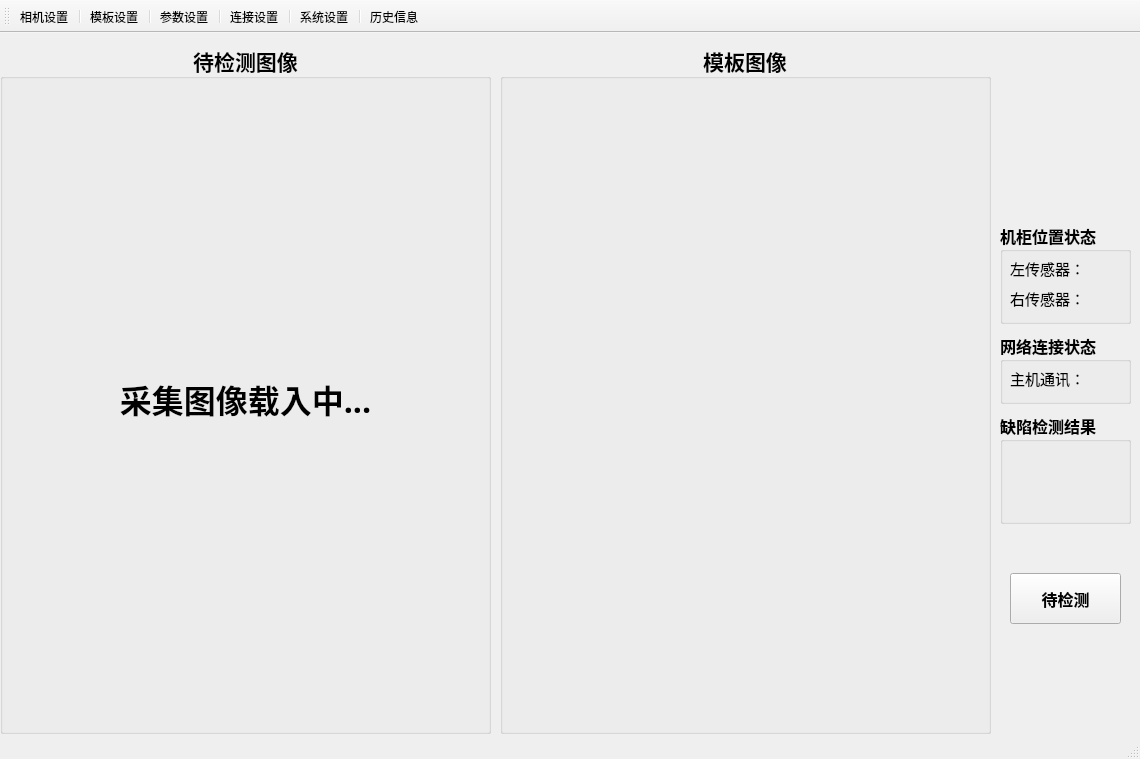
<?xml version="1.0" encoding="UTF-8"?>
<ui version="4.0">
 <class>DetectionClass</class>
 <widget class="QMainWindow" name="DetectionClass">
  <property name="geometry">
   <rect>
    <x>0</x>
    <y>0</y>
    <width>1140</width>
    <height>759</height>
   </rect>
  </property>
  <property name="windowTitle">
   <string>大尺寸机柜表面差异智能检测系统</string>
  </property>
  <property name="windowIcon">
   <iconset resource="detection.qrc">
    <normaloff>:/Detection/Resources/icon.png</normaloff>:/Detection/Resources/icon.png</iconset>
  </property>
  <widget class="QWidget" name="centralWidget">
   <widget class="QPushButton" name="pushButton">
    <property name="geometry">
     <rect>
      <x>1010</x>
      <y>540</y>
      <width>111</width>
      <height>51</height>
     </rect>
    </property>
    <property name="font">
     <font>
      <family>黑体</family>
      <pointsize>12</pointsize>
      <weight>75</weight>
      <bold>true</bold>
     </font>
    </property>
    <property name="text">
     <string>待检测</string>
    </property>
    <property name="icon">
     <iconset resource="detection.qrc">
      <normaloff>:/Detection/Resources/12.png</normaloff>:/Detection/Resources/12.png</iconset>
    </property>
    <property name="iconSize">
     <size>
      <width>48</width>
      <height>48</height>
     </size>
    </property>
   </widget>
   <widget class="QGroupBox" name="groupBox">
    <property name="geometry">
     <rect>
      <x>0</x>
      <y>10</y>
      <width>491</width>
      <height>691</height>
     </rect>
    </property>
    <property name="font">
     <font>
      <family>黑体</family>
      <pointsize>16</pointsize>
      <weight>75</weight>
      <bold>true</bold>
     </font>
    </property>
    <property name="title">
     <string>待检测图像</string>
    </property>
    <property name="alignment">
     <set>Qt::AlignCenter</set>
    </property>
    <widget class="QLabel" name="label_3">
     <property name="geometry">
      <rect>
       <x>10</x>
       <y>30</y>
       <width>471</width>
       <height>651</height>
      </rect>
     </property>
     <property name="font">
      <font>
       <pointsize>24</pointsize>
      </font>
     </property>
     <property name="text">
      <string>采集图像载入中...</string>
     </property>
     <property name="alignment">
      <set>Qt::AlignCenter</set>
     </property>
    </widget>
   </widget>
   <widget class="QGroupBox" name="groupBox_3">
    <property name="geometry">
     <rect>
      <x>1000</x>
      <y>300</y>
      <width>131</width>
      <height>71</height>
     </rect>
    </property>
    <property name="font">
     <font>
      <family>Agency FB</family>
      <pointsize>12</pointsize>
      <weight>75</weight>
      <bold>true</bold>
     </font>
    </property>
    <property name="title">
     <string>网络连接状态</string>
    </property>
    <widget class="QLabel" name="label_7">
     <property name="geometry">
      <rect>
       <x>10</x>
       <y>30</y>
       <width>81</width>
       <height>31</height>
      </rect>
     </property>
     <property name="font">
      <font>
       <family>黑体</family>
       <pointsize>11</pointsize>
       <weight>50</weight>
       <bold>false</bold>
      </font>
     </property>
     <property name="text">
      <string>主机通讯：</string>
     </property>
    </widget>
    <widget class="QLabel" name="masterlabel">
     <property name="geometry">
      <rect>
       <x>90</x>
       <y>30</y>
       <width>31</width>
       <height>31</height>
      </rect>
     </property>
     <property name="text">
      <string/>
     </property>
    </widget>
   </widget>
   <widget class="QGroupBox" name="groupBox_4">
    <property name="geometry">
     <rect>
      <x>1000</x>
      <y>190</y>
      <width>131</width>
      <height>101</height>
     </rect>
    </property>
    <property name="font">
     <font>
      <family>Agency FB</family>
      <pointsize>12</pointsize>
      <weight>75</weight>
      <bold>true</bold>
     </font>
    </property>
    <property name="title">
     <string>机柜位置状态</string>
    </property>
    <widget class="QLabel" name="Lsenlabel">
     <property name="geometry">
      <rect>
       <x>90</x>
       <y>30</y>
       <width>31</width>
       <height>31</height>
      </rect>
     </property>
     <property name="text">
      <string/>
     </property>
    </widget>
    <widget class="QLabel" name="Rsenlabel">
     <property name="geometry">
      <rect>
       <x>90</x>
       <y>60</y>
       <width>31</width>
       <height>31</height>
      </rect>
     </property>
     <property name="text">
      <string/>
     </property>
    </widget>
    <widget class="QLabel" name="label_17">
     <property name="geometry">
      <rect>
       <x>10</x>
       <y>60</y>
       <width>81</width>
       <height>31</height>
      </rect>
     </property>
     <property name="font">
      <font>
       <family>黑体</family>
       <pointsize>11</pointsize>
       <weight>50</weight>
       <bold>false</bold>
      </font>
     </property>
     <property name="text">
      <string>右传感器：</string>
     </property>
    </widget>
    <widget class="QLabel" name="label_16">
     <property name="geometry">
      <rect>
       <x>10</x>
       <y>30</y>
       <width>81</width>
       <height>31</height>
      </rect>
     </property>
     <property name="font">
      <font>
       <family>黑体</family>
       <pointsize>11</pointsize>
       <weight>50</weight>
       <bold>false</bold>
      </font>
     </property>
     <property name="text">
      <string>左传感器：</string>
     </property>
    </widget>
   </widget>
   <widget class="QGroupBox" name="groupBox_5">
    <property name="geometry">
     <rect>
      <x>1000</x>
      <y>380</y>
      <width>131</width>
      <height>111</height>
     </rect>
    </property>
    <property name="font">
     <font>
      <family>Agency FB</family>
      <pointsize>12</pointsize>
      <weight>75</weight>
      <bold>true</bold>
     </font>
    </property>
    <property name="title">
     <string>缺陷检测结果</string>
    </property>
    <widget class="QLabel" name="resultlabel">
     <property name="geometry">
      <rect>
       <x>40</x>
       <y>40</y>
       <width>51</width>
       <height>51</height>
      </rect>
     </property>
     <property name="text">
      <string/>
     </property>
    </widget>
   </widget>
   <widget class="QGroupBox" name="groupBox_2">
    <property name="geometry">
     <rect>
      <x>500</x>
      <y>10</y>
      <width>491</width>
      <height>691</height>
     </rect>
    </property>
    <property name="font">
     <font>
      <family>黑体</family>
      <pointsize>16</pointsize>
      <weight>75</weight>
      <bold>true</bold>
     </font>
    </property>
    <property name="title">
     <string>模板图像</string>
    </property>
    <property name="alignment">
     <set>Qt::AlignCenter</set>
    </property>
    <widget class="QLabel" name="label_4">
     <property name="geometry">
      <rect>
       <x>10</x>
       <y>30</y>
       <width>471</width>
       <height>651</height>
      </rect>
     </property>
     <property name="text">
      <string/>
     </property>
    </widget>
   </widget>
  </widget>
  <widget class="QStatusBar" name="statusBar"/>
  <widget class="QToolBar" name="toolBar">
   <property name="windowTitle">
    <string>toolBar</string>
   </property>
   <attribute name="toolBarArea">
    <enum>TopToolBarArea</enum>
   </attribute>
   <attribute name="toolBarBreak">
    <bool>false</bool>
   </attribute>
   <addaction name="actioncamera"/>
   <addaction name="separator"/>
   <addaction name="actiontemplate"/>
   <addaction name="separator"/>
   <addaction name="actionparameter"/>
   <addaction name="separator"/>
   <addaction name="actionconnection"/>
   <addaction name="separator"/>
   <addaction name="actionsystem"/>
   <addaction name="separator"/>
   <addaction name="actionhistory"/>
  </widget>
  <action name="actioncamera">
   <property name="icon">
    <iconset resource="detection.qrc">
     <normaloff>:/Detection/Resources/14.png</normaloff>:/Detection/Resources/14.png</iconset>
   </property>
   <property name="text">
    <string>相机设置</string>
   </property>
  </action>
  <action name="actiontemplate">
   <property name="icon">
    <iconset resource="detection.qrc">
     <normaloff>:/Detection/Resources/15.png</normaloff>:/Detection/Resources/15.png</iconset>
   </property>
   <property name="text">
    <string>模板设置</string>
   </property>
  </action>
  <action name="actionparameter">
   <property name="icon">
    <iconset resource="detection.qrc">
     <normaloff>:/Detection/Resources/6.png</normaloff>:/Detection/Resources/6.png</iconset>
   </property>
   <property name="text">
    <string>参数设置</string>
   </property>
  </action>
  <action name="actionconnection">
   <property name="icon">
    <iconset resource="detection.qrc">
     <normaloff>:/Detection/Resources/5.png</normaloff>:/Detection/Resources/5.png</iconset>
   </property>
   <property name="text">
    <string>连接设置</string>
   </property>
  </action>
  <action name="actionsystem">
   <property name="icon">
    <iconset resource="detection.qrc">
     <normaloff>:/Detection/Resources/10.png</normaloff>:/Detection/Resources/10.png</iconset>
   </property>
   <property name="text">
    <string>系统设置</string>
   </property>
  </action>
  <action name="actionhistory">
   <property name="icon">
    <iconset resource="detection.qrc">
     <normaloff>:/Detection/Resources/4.png</normaloff>:/Detection/Resources/4.png</iconset>
   </property>
   <property name="text">
    <string>历史信息</string>
   </property>
  </action>
 </widget>
 <layoutdefault spacing="6" margin="11"/>
 <resources>
  <include location="detection.qrc"/>
 </resources>
 <connections>
  <connection>
   <sender>actioncamera</sender>
   <signal>triggered()</signal>
   <receiver>DetectionClass</receiver>
   <slot>camera_set()</slot>
   <hints>
    <hint type="sourcelabel">
     <x>-1</x>
     <y>-1</y>
    </hint>
    <hint type="destinationlabel">
     <x>423</x>
     <y>243</y>
    </hint>
   </hints>
  </connection>
  <connection>
   <sender>actionconnection</sender>
   <signal>triggered()</signal>
   <receiver>DetectionClass</receiver>
   <slot>connection_set()</slot>
   <hints>
    <hint type="sourcelabel">
     <x>-1</x>
     <y>-1</y>
    </hint>
    <hint type="destinationlabel">
     <x>423</x>
     <y>243</y>
    </hint>
   </hints>
  </connection>
  <connection>
   <sender>actionhistory</sender>
   <signal>triggered()</signal>
   <receiver>DetectionClass</receiver>
   <slot>history_display()</slot>
   <hints>
    <hint type="sourcelabel">
     <x>-1</x>
     <y>-1</y>
    </hint>
    <hint type="destinationlabel">
     <x>423</x>
     <y>243</y>
    </hint>
   </hints>
  </connection>
  <connection>
   <sender>actionparameter</sender>
   <signal>triggered()</signal>
   <receiver>DetectionClass</receiver>
   <slot>paramter_set()</slot>
   <hints>
    <hint type="sourcelabel">
     <x>-1</x>
     <y>-1</y>
    </hint>
    <hint type="destinationlabel">
     <x>423</x>
     <y>243</y>
    </hint>
   </hints>
  </connection>
  <connection>
   <sender>actiontemplate</sender>
   <signal>triggered()</signal>
   <receiver>DetectionClass</receiver>
   <slot>template_set()</slot>
   <hints>
    <hint type="sourcelabel">
     <x>-1</x>
     <y>-1</y>
    </hint>
    <hint type="destinationlabel">
     <x>423</x>
     <y>243</y>
    </hint>
   </hints>
  </connection>
  <connection>
   <sender>actionsystem</sender>
   <signal>triggered()</signal>
   <receiver>DetectionClass</receiver>
   <slot>system_set()</slot>
   <hints>
    <hint type="sourcelabel">
     <x>-1</x>
     <y>-1</y>
    </hint>
    <hint type="destinationlabel">
     <x>423</x>
     <y>243</y>
    </hint>
   </hints>
  </connection>
  <connection>
   <sender>pushButton</sender>
   <signal>clicked()</signal>
   <receiver>DetectionClass</receiver>
   <slot>detection()</slot>
   <hints>
    <hint type="sourcelabel">
     <x>640</x>
     <y>366</y>
    </hint>
    <hint type="destinationlabel">
     <x>553</x>
     <y>378</y>
    </hint>
   </hints>
  </connection>
 </connections>
 <slots>
  <slot>camera_set()</slot>
  <slot>template_set()</slot>
  <slot>paramter_set()</slot>
  <slot>connection_set()</slot>
  <slot>system_set()</slot>
  <slot>history_display()</slot>
  <slot>detection()</slot>
 </slots>
</ui>
